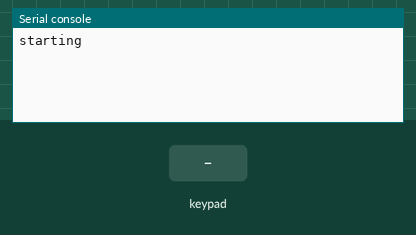
The program below on a simulated Raspberry Pi Pico running MicroPython. Parts: the last lines printed to the serial console. The inputs (shaded band) are chosen by the test bench.

Above: at 1.2 s.
1.3 s: key '1' pressed
At 2.5 s:
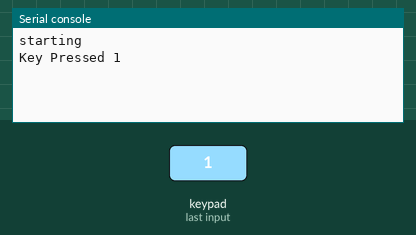
2.8 s: keypad keys 1 2 # pressed 0.4 s apart
At 4.3 s:
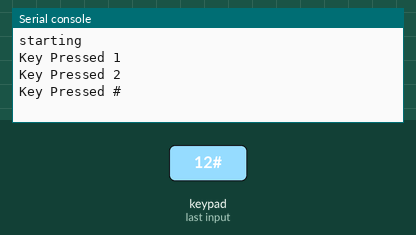
5.5 s: key '*' pressed
At 6.7 s:
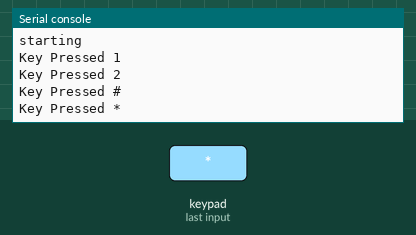
7.0 s: keypad keys 2 5 pressed 0.4 s apart
At 7.8 s:
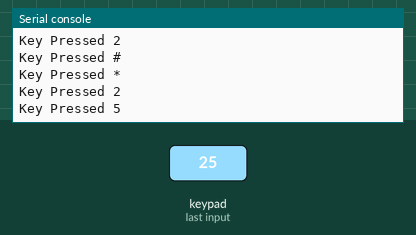
Timing chart, 0 to 10.0 s (numbered marks = the images above; inputs shaded):
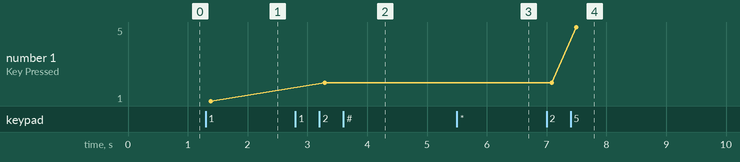

Measured:
- after the input at 1.3 s, the serial console: prints a new line after 0.09 s (image 1)
- after the input at 2.8 s, the serial console: prints a new line after 0.49 s (image 2)
- after the input at 5.5 s, the serial console: prints a new line after 0.05 s (image 3)
- after the input at 7.0 s, the serial console: prints a new line after 0.09 s (image 4)
- plotted number 1: 1 → 2 after the input at 2.8 s, 2 → 5 after the input at 7.0 s

The program:

keypad_demo.py
```python
from machine import Pin
from time import sleep

# CONSTANTS
KEY_UP   = const(1)
KEY_DOWN = const(0)
last_key_press = -1

keys = [['1', '2', '3'], ['4', '5', '6'], ['7', '8', '9'], ['*', '0', '#']]

# Pin names for Pico
rows = [0, 2, 13, 12]
cols = [5, 4, 14]


# set pins for rows as outputs
row_pins = [Pin(pin_name, mode=Pin.OUT) for pin_name in rows]

# set pins for cols as inputs
col_pins = [Pin(pin_name, mode=Pin.IN, pull=Pin.PULL_UP) for pin_name in cols]

def init():
    for row in range(0,4):
        for col in range(0,3):
            row_pins[row].off()

def scan(row, col):
    """ scan the keypad """

    # set the current column to high
    row_pins[row].on()
    key = None

    # check for keypressed events
    if col_pins[col].value() == KEY_DOWN:
        key = KEY_DOWN
    if col_pins[col].value() == KEY_UP:
        key = KEY_UP
    row_pins[row].off()

    # return the key state
    return key

print("starting")

# set all the columns to low
init()
pressed = -1
pressArr = [-1, -1, -1, -1]
i = 0
while True:
    for row in range(4):
        for col in range(3):
            key = scan(row, col)
            if key == KEY_DOWN:
                pressed = col
                pressArr[row] = row
        if pressed != -1 and row not in pressArr:

            if pressArr.count(-1) == 1 and last_key_press != keys[row][pressed]:
                print("Key Pressed", keys[row][pressed])
                last_key_press = keys[row][pressed]
            pressed = -1
            pressArr = [-1, -1, -1, -1]

    sleep(.05)
```
